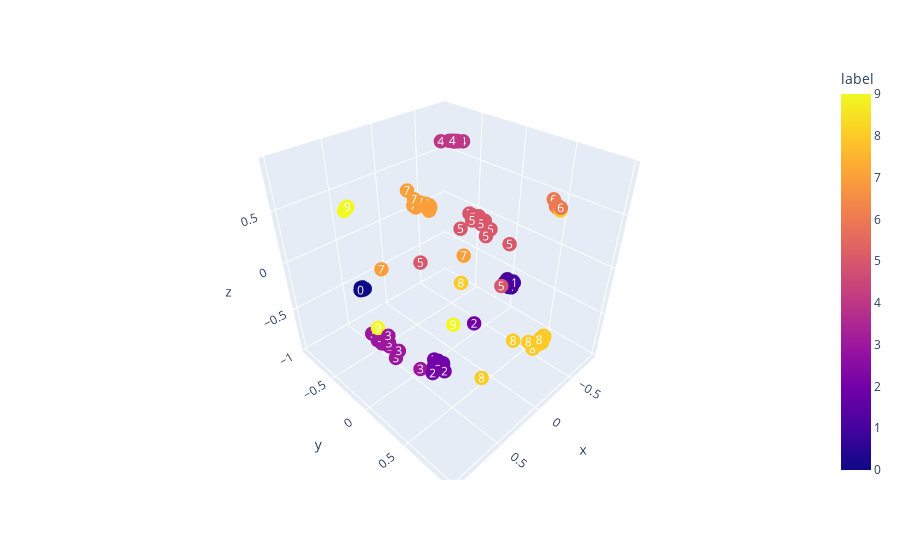

Notebook code cell kept with this figure:
### Code cell
df = pd.DataFrame({'x': embeds[:, 0], 
                   'y': embeds[:, 1], 
                   'z': embeds[:, 2], 
                   'label': batch_labels.numpy()})

fig = px.scatter_3d(df, x='x', y='y', z='z',
                      color='label', text='label', opacity=1.)

fig.update_traces(marker=dict(size=5), 
                  textposition='middle center', 
                  textfont=dict(color='white'))

fig.show()

### Figure 1 — Plotly figure (JSON) as saved in the notebook; plotly's stock layout.template omitted (floating-point values rounded to 4 significant figures; data arrays with more than 128 entries replaced by an {"elided": "..."} marker saying what was removed)
{"data": [{"hovertemplate": "x=%{x}<br>y=%{y}<br>z=%{z}<br>label=%{marker.color}<extra></extra>", "legendgroup": "", "marker": {"color": {"elided": "256 int values"}, "coloraxis": "coloraxis", "opacity": 1, "size": 5, "symbol": "circle"}, "mode": "markers+text", "name": "", "scene": "scene", "showlegend": false, "text": {"elided": "256 int values"}, "textfont": {"color": "white"}, "textposition": "middle center", "type": "scatter3d", "x": {"elided": "256 float values"}, "y": {"elided": "256 float values"}, "z": {"elided": "256 float values"}}], "layout": {"coloraxis": {"colorbar": {"title": {"text": "label"}}, "colorscale": [[0, "#0d0887"], [0.1111, "#46039f"], [0.2222, "#7201a8"], [0.3333, "#9c179e"], [0.4444, "#bd3786"], [0.5556, "#d8576b"], [0.6667, "#ed7953"], [0.7778, "#fb9f3a"], [0.8889, "#fdca26"], [1, "#f0f921"]]}, "legend": {"tracegroupgap": 0}, "margin": {"t": 60}, "scene": {"domain": {"x": [0, 1], "y": [0, 1]}, "xaxis": {"title": {"text": "x"}}, "yaxis": {"title": {"text": "y"}}, "zaxis": {"title": {"text": "z"}}}}}
